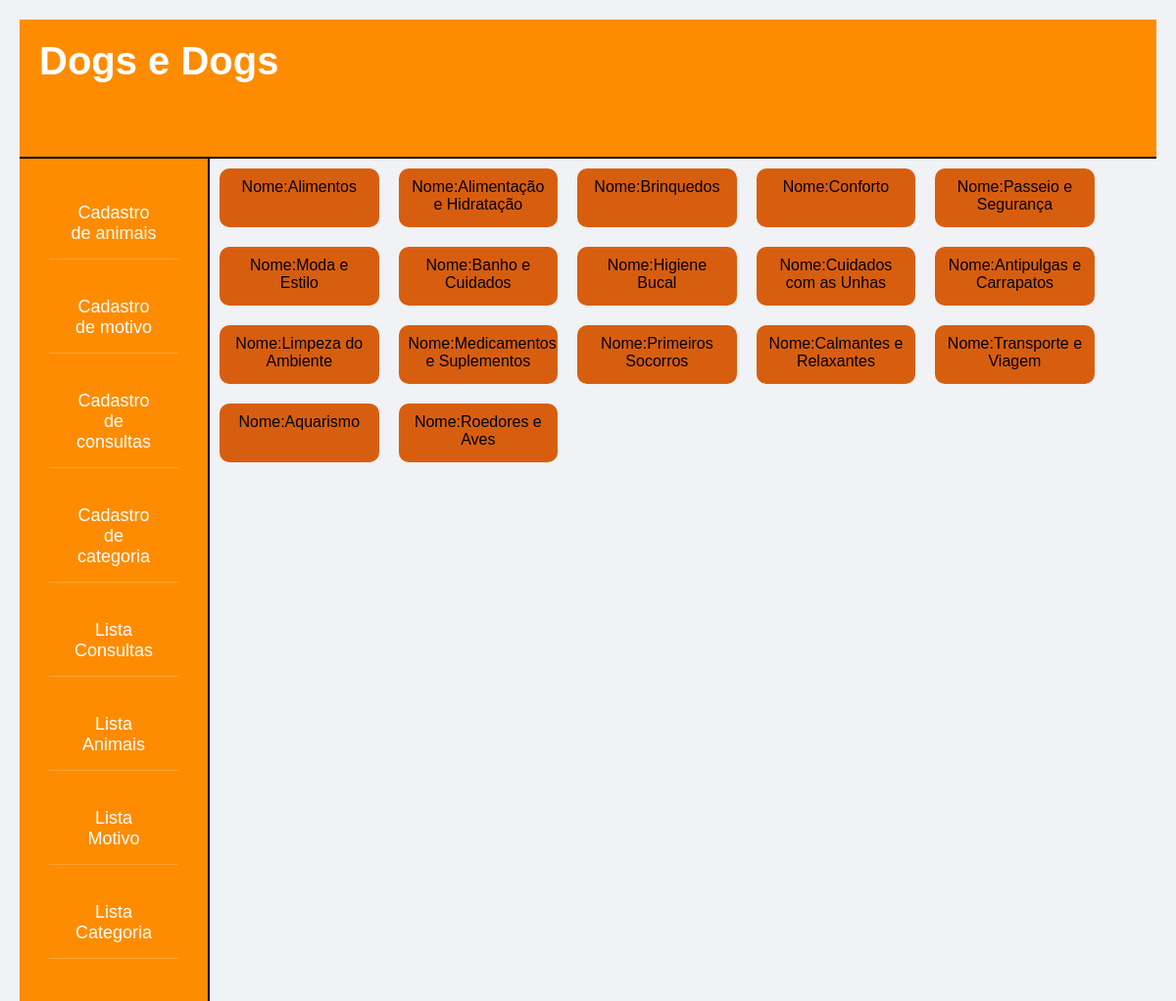
Screenshot of /categorias with the database file from the repository.
### models.py (models this page shows, shortened)
class Categoria(Base):
    __tablename__ = 'TAB_CATEGORIA'
    id = Column(Integer, primary_key=True)
    nome_categoria = Column(String(40), nullable=False, index=True)
    def serialize_user(self):
        dados_categoria = {
            "id": self.id,
            "nome_categoria": self.nome_categoria,
        }
        return dados_categoria

### app.py (the view)
@app.route('/categorias', methods=['GET'])
def categorias():
    sql_categorias = select(Categoria).select_from(Categoria)
    resultado_categorias = db_sesion.execute(sql_categorias).scalars()
    lista_categorias = []
    for x in resultado_categorias:
        lista_categorias.append(x.serialize_user())
        print(lista_categorias[-1])
    return render_template("lista_categoria.html",
                           categorias_banco=lista_categorias)

### templates/lista_categoria.html
{% extends 'pagina_inicial.html' %}
{% block conteudo %}
    {% for item in categorias_banco%}
        <div class="categorias">
            Nome:{{item.nome_categoria}}
        </div>
    {% endfor %}
{% endblock conteudo %}

### static/pagina_inicial.css (style rules this page uses)
* { margin: 0; padding: 0; }
body { display: block; height: 100vh; background-color: #e8d9ca; }

### static/decoracao.css (style rules this page uses)
body { font-family: Arial, sans-serif; background-color: #f0f2f5; margin: 0; padding: 20px; }
.categorias { float: left; height: 5%; width: 12%; background-color: #d85e0f; padding: 10px; margin: 10px; border-radius: 10px; }

### rows the page displays
Categoria: nome_categoria "Alimentos"
Categoria: nome_categoria "Alimentação e Hidratação"
Categoria: nome_categoria "Brinquedos"
Categoria: nome_categoria "Conforto"
Categoria: nome_categoria "Passeio e Segurança"
Categoria: nome_categoria "Moda e Estilo"
Categoria: nome_categoria "Banho e Cuidados"
Categoria: nome_categoria "Higiene Bucal"
Categoria: nome_categoria "Cuidados com as Unhas"
Categoria: nome_categoria "Antipulgas e Carrapatos"
Categoria: nome_categoria "Limpeza do Ambiente"
Categoria: nome_categoria "Medicamentos e Suplementos"
Categoria: nome_categoria "Primeiros Socorros"
Categoria: nome_categoria "Calmantes e Relaxantes"
Categoria: nome_categoria "Transporte e Viagem"
Categoria: nome_categoria "Aquarismo"
Categoria: nome_categoria "Roedores e Aves"
